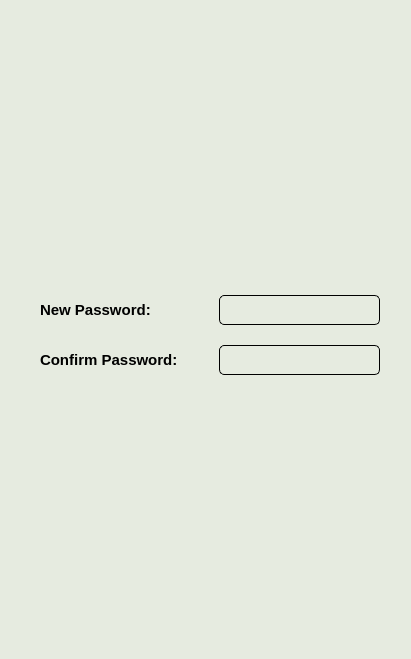
<?xml version="1.0" encoding="UTF-8"?>
<ui version="4.0">
 <class>ResetPwd</class>
 <widget class="QWidget" name="ResetPwd">
  <property name="geometry">
   <rect>
    <x>0</x>
    <y>0</y>
    <width>411</width>
    <height>659</height>
   </rect>
  </property>
  <property name="windowTitle">
   <string>Form</string>
  </property>
  <widget class="QWidget" name="widget" native="true">
   <property name="geometry">
    <rect>
     <x>0</x>
     <y>0</y>
     <width>411</width>
     <height>659</height>
    </rect>
   </property>
   <property name="styleSheet">
    <string notr="true">background-color: rgb(230, 235, 224);

</string>
   </property>
   <widget class="QPushButton" name="logoBtn">
    <property name="geometry">
     <rect>
      <x>105</x>
      <y>80</y>
      <width>200</width>
      <height>200</height>
     </rect>
    </property>
    <property name="sizePolicy">
     <sizepolicy hsizetype="Fixed" vsizetype="Fixed">
      <horstretch>0</horstretch>
      <verstretch>0</verstretch>
     </sizepolicy>
    </property>
    <property name="styleSheet">
     <string notr="true">background-color: rgb(230, 235, 224);
border:0px;</string>
    </property>
    <property name="text">
     <string/>
    </property>
    <property name="icon">
     <iconset resource="res.qrc">
      <normaloff>:/res/logo.png</normaloff>:/res/logo.png</iconset>
    </property>
    <property name="iconSize">
     <size>
      <width>200</width>
      <height>200</height>
     </size>
    </property>
   </widget>
   <widget class="QLabel" name="label">
    <property name="geometry">
     <rect>
      <x>40</x>
      <y>300</y>
      <width>141</width>
      <height>20</height>
     </rect>
    </property>
    <property name="font">
     <font>
      <pointsize>11</pointsize>
      <bold>true</bold>
     </font>
    </property>
    <property name="text">
     <string>New Password:</string>
    </property>
   </widget>
   <widget class="QLabel" name="label_2">
    <property name="geometry">
     <rect>
      <x>40</x>
      <y>350</y>
      <width>181</width>
      <height>20</height>
     </rect>
    </property>
    <property name="font">
     <font>
      <pointsize>11</pointsize>
      <bold>true</bold>
     </font>
    </property>
    <property name="text">
     <string>Confirm Password:</string>
    </property>
   </widget>
   <widget class="QLineEdit" name="newpwdlabel">
    <property name="geometry">
     <rect>
      <x>219</x>
      <y>295</y>
      <width>161</width>
      <height>30</height>
     </rect>
    </property>
    <property name="sizePolicy">
     <sizepolicy hsizetype="Fixed" vsizetype="Fixed">
      <horstretch>0</horstretch>
      <verstretch>0</verstretch>
     </sizepolicy>
    </property>
    <property name="font">
     <font>
      <pointsize>11</pointsize>
     </font>
    </property>
    <property name="styleSheet">
     <string notr="true">border: 1px solid;
border-radius: 5px;</string>
    </property>
    <property name="echoMode">
     <enum>QLineEdit::Password</enum>
    </property>
   </widget>
   <widget class="QLineEdit" name="confirmpwdlabel">
    <property name="geometry">
     <rect>
      <x>219</x>
      <y>345</y>
      <width>161</width>
      <height>30</height>
     </rect>
    </property>
    <property name="sizePolicy">
     <sizepolicy hsizetype="Fixed" vsizetype="Fixed">
      <horstretch>0</horstretch>
      <verstretch>0</verstretch>
     </sizepolicy>
    </property>
    <property name="font">
     <font>
      <pointsize>11</pointsize>
     </font>
    </property>
    <property name="styleSheet">
     <string notr="true">border: 1px solid;
border-radius: 5px;</string>
    </property>
    <property name="echoMode">
     <enum>QLineEdit::Password</enum>
    </property>
   </widget>
   <widget class="QPushButton" name="submitBtn">
    <property name="geometry">
     <rect>
      <x>80</x>
      <y>400</y>
      <width>80</width>
      <height>80</height>
     </rect>
    </property>
    <property name="styleSheet">
     <string notr="true">background-color: rgb(230, 235, 224);
border:0px;
</string>
    </property>
    <property name="text">
     <string/>
    </property>
    <property name="icon">
     <iconset resource="res.qrc">
      <normaloff>:/res/submit_icon.png</normaloff>:/res/submit_icon.png</iconset>
    </property>
    <property name="iconSize">
     <size>
      <width>80</width>
      <height>80</height>
     </size>
    </property>
   </widget>
   <widget class="QPushButton" name="cancelBtn">
    <property name="geometry">
     <rect>
      <x>251</x>
      <y>400</y>
      <width>80</width>
      <height>80</height>
     </rect>
    </property>
    <property name="styleSheet">
     <string notr="true">background-color: rgb(230, 235, 224);
border:0px;
</string>
    </property>
    <property name="text">
     <string/>
    </property>
    <property name="icon">
     <iconset resource="res.qrc">
      <normaloff>:/res/delete_icon.png</normaloff>:/res/delete_icon.png</iconset>
    </property>
    <property name="iconSize">
     <size>
      <width>80</width>
      <height>80</height>
     </size>
    </property>
   </widget>
  </widget>
 </widget>
 <resources>
  <include location="res.qrc"/>
 </resources>
 <connections/>
</ui>
